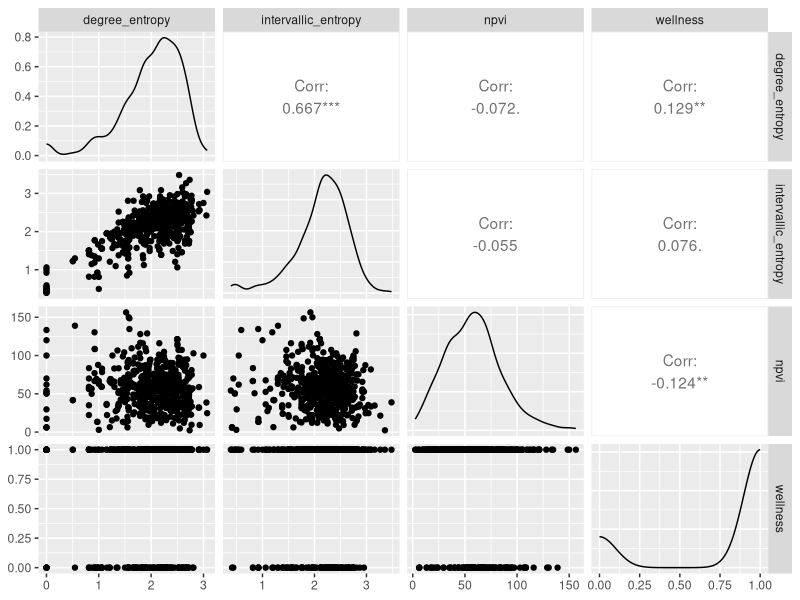
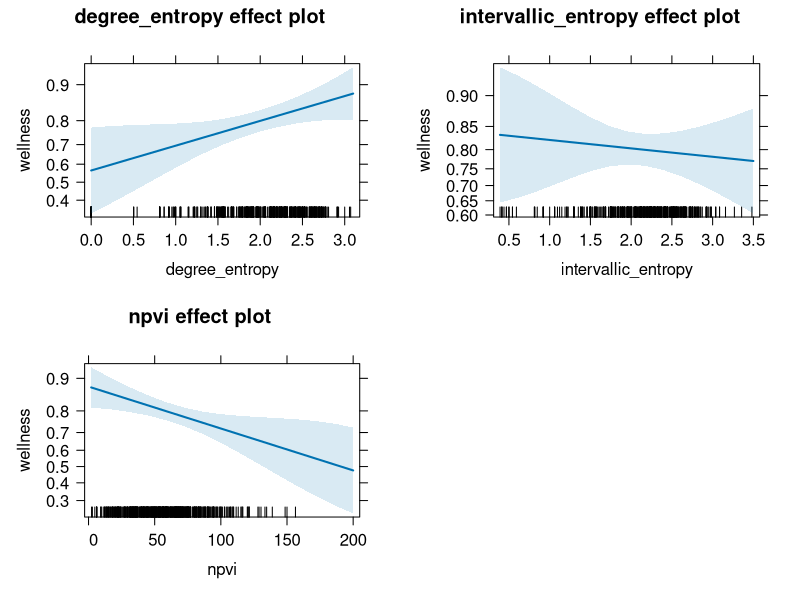
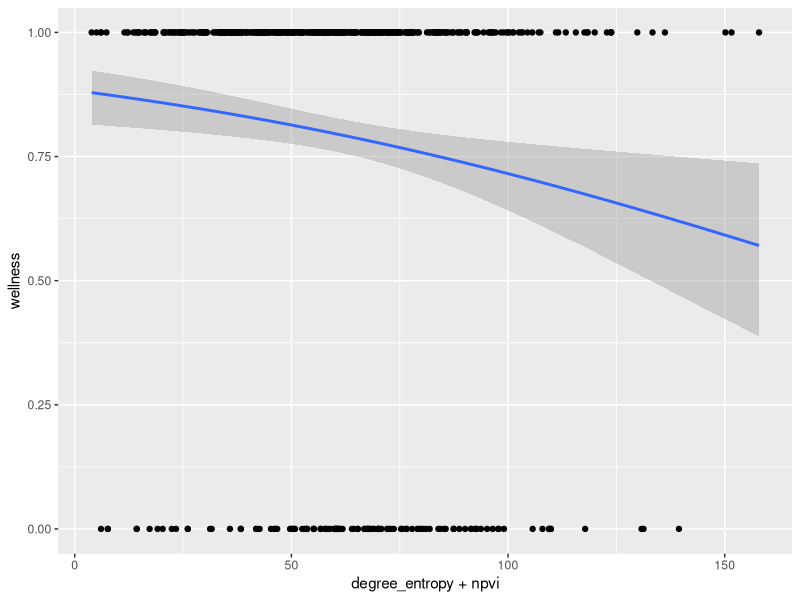
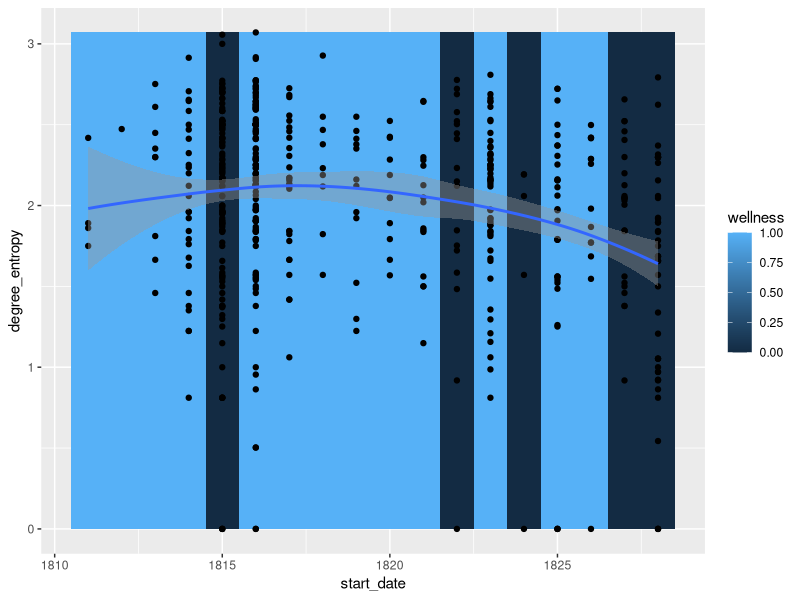
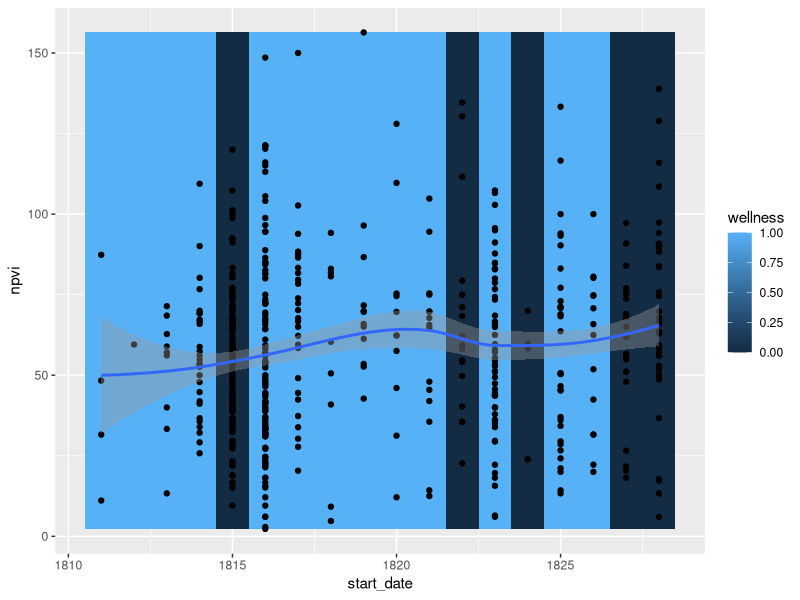

Source code (R) for these figures, in order:
#---
setwd("/Users/connordavis/Documents/GitHub/schubertWellness/")
schubert_data <- read.csv("schubertData.csv", header=T)
library(tidyverse)
library(GGally)
library(effects) #for plotting parameter effects
#---

#This data set is musical features from the Schubert melodies throughout
#his lifetime along with information pertaining to his wellness and unwellness.
#The aim of this project is to see if there is a difference in his musical output
#in the different unwell periods and what musical features are present if a
#difference exists

#ClEANING#

str(schubert_data)

schubertDataClean <- schubert_data %>% 
  filter(!str_detect(wellness, "uncertain")) %>% #get rid of pieces we aren't certain about his health
  select(-NOTES..to.be.deleted., #remove unecessary columns
         -completion_date,
         -deutsche_num,
         -filename) %>% 
  filter(!str_detect(start_date, "UNKNOWN")) %>% #remove unknowns from the dates
  drop_na() 

schubertDataClean$wellness <- if_else(schubertDataClean$wellness == "well", 1, 0)
schubertDataClean$start_date <- as.integer(schubertDataClean$start_date)


###Checking correlations and normality

schubertDataClean %>% #looks like normal disctributions and degree_entropy and intervallic_entropy are positively correlated.
  select(degree_entropy, intervallic_entropy, npvi, wellness) %>% 
  ggpairs() 


###GLM Test for Significant variables
glmTest <- glm(formula = wellness ~ degree_entropy + #npvi and degree_entropy are significant
                 intervallic_entropy + 
                 npvi,
               data = schubertDataClean, 
               family = binomial(link = "logit"))

summary(glmTest) #npvi and degree_entropy are significant at predicting wellness

plot(allEffects(glmTest)) ##to visualize the effect we can see the positive and negative influences of our two significant variables

###Testing Fit and Evaluating Parameters

glmSchubert <- glm(formula = wellness ~ degree_entropy + #npvi and degree_entropy are significant
                               intervallic_entropy,
                             data = schubertDataClean, 
                             family = binomial(link = "logit"))

anova(glmTest, glmSchubert, test ="Chisq") #evaluating test against model without npvi. Model without npvi is better, so we will proceed with that. Note chi-squared.

glmTest$aic
glmSchubert$aic #just to further check, and glmSchubert is definitely better.

ggplot(schubertDataClean, aes(x = degree_entropy+npvi, y = wellness)) + 
  geom_point() +
  stat_smooth(method = "glm", method.args = list(family=binomial), se = TRUE)

##plotting our two variables for an elbow, which we can see beginning at the unwell period starting in 1822 when he developed syphilis.

ggplot(schubertDataClean, aes(start_date, degree_entropy, wellness)) +
  geom_rect(aes(NULL, NULL,
                xmin=start_date - .5 , xmax=start_date +.5,
                ymin=min(degree_entropy), ymax=max(degree_entropy),
                fill=wellness
                )) +
    geom_point() + 
    geom_smooth()

ggplot(schubertDataClean, aes(start_date, npvi, wellness)) +
  geom_rect(aes(NULL, NULL,
                xmin=start_date - .5 ,xmax=start_date +.5,
                ymin=min(npvi), ymax=max(npvi),
                fill=wellness)) +
  geom_point() + 
  geom_smooth()

#it seems there is a difference in at least melodic output when a composer is unwell.
